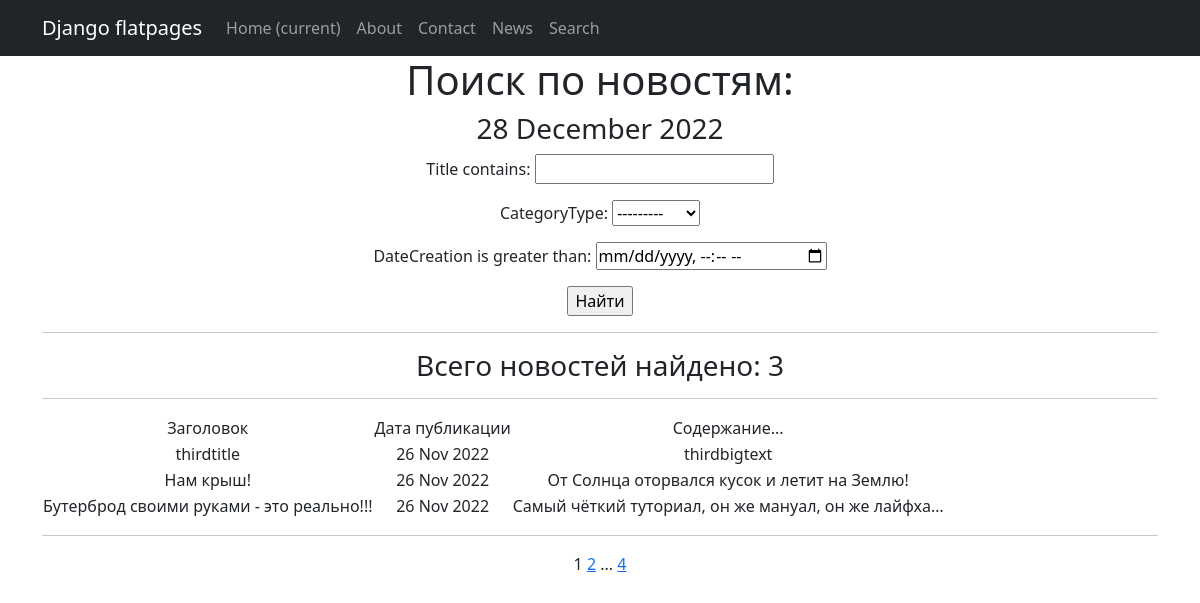
The app's page /news/search/ with its own data.
### newsportal/models.py (models this page shows, shortened)
class Post(models.Model):
    author = models.ForeignKey(Author, on_delete=models.CASCADE)
    NEWS = 'NW'
    ARTICLE = 'AR'
    CATEGORY_CHOICES = (
        (NEWS, 'Новость'),
        (ARTICLE, 'Статья'),
    )
    categoryType = models.CharField(max_length=2, choices=CATEGORY_CHOICES, default=ARTICLE)
    dateCreation = models.DateTimeField(auto_now_add=True)
    postCategory = models.ManyToManyField(Category, through='postCategory')
    title = models.CharField(max_length=128)
    text = models.TextField()
    rating = models.SmallIntegerField(default=0)

### newsportal/views.py (the view)
# urls.py: path('search/', NewsSearch.as_view()),
class NewsSearch(ListView):
    model = Post
    ordering = 'dateCreation'
    template_name = 'search.html'
    context_object_name = 'search'
    paginate_by = 3  # вот так мы можем указать количество записей на странице
    def get_queryset(self):
        queryset = super().get_queryset()
        self.filterset = PostFilter(self.request.GET, queryset)
        return self.filterset.qs
    def get_context_data(self, **kwargs):
        context = super().get_context_data(**kwargs)
        context['filterset'] = self.filterset
        return context

### newsportal/templatetags/custom_filters.py (called while the page is built)
@register.filter()
def censor(value):
    bad_words = ('бяка', 'бяки', 'бука', 'буки', 'буки!', 'буками')
    if not isinstance(value, str):
        raise TypeError(f"unresolved type '{type(value)}' expected  type 'str'")
    specialsimbols=('!', ',', '.', ':', ';')
    for word in value.split():
        if word[len(word)-1] in specialsimbols:
            word = word[:len(word)-1]
        if word.lower() in bad_words:
            value = value.replace(word, f"{word[0]}{'*' * (len(word) - 1)}")
    return value

### newsportal/templatetags/custom_tags.py (called while the page is built)
@register.simple_tag()
def current_time(format_string='%b %d %Y'):
   return datetime.utcnow().strftime(format_string)

@register.simple_tag(takes_context=True)
def url_replace(context, **kwargs):
   d = context['request'].GET.copy() #нам позволяет скопировать все параметры текущего запроса.
   for k, v in kwargs.items():
       d[k] = v
   return d.urlencode()

### templates/flatpages/search.html (shortened to what this page needs)
{% extends 'flatpages/default.html' %}
{% load custom_filters %}
{% load custom_tags %} # в этих тегах тот тег, который позволяет не "слетать" фильтрации при пагинации
{% block content %}
<h1>Поиск по новостям: </h1>
<h3>{% current_time '%d %B %Y' %}</h3>
<form action="" method="get">
    {{ filterset.form.as_p }}
    <input type="submit" value="Найти" />
</form>
<hr>
    {% if search %}
    <h3> Всего новостей найдено: {{ search|length }}</h3>
        <hr>
        <table>
            <tr>
                <td> Заголовок </td>
                <td> Дата публикации </td>
                <td> Содержание... </td>
            </tr>
            {% for new in search reversed %}
            <tr>
                <td>{{ new.title|censor }}</td>
                <td>{{ new.dateCreation|date:'d M Y' }}</td>
                <td>{{ new.text|censor|truncatechars:50 }}</td>
            </tr>
            {% endfor %}
        </table>
    {% else %}
        <h2>Таких новостей нет.</h2>
    {% endif %}
    <hr>
    {{ page_obj.number }}
{% endblock content %}

### records on screen
Post: title|censor "thirdtitle", dateCreation "26 Nov 2022", text|censor "thirdbigtext"
Post: title|censor "Нам крыш!", dateCreation "26 Nov 2022", text|censor "От Солнца оторвался кусок и летит на Землю!"
Post: title|censor "Бутерброд своими руками - это реально!!!", dateCreation "26 Nov 2022", text|censor "Самый чёткий туториал, он же мануал, он же лайфха…"

### other values on screen
{{ search|length }} "3"
{{ page_obj.number }} "1"
